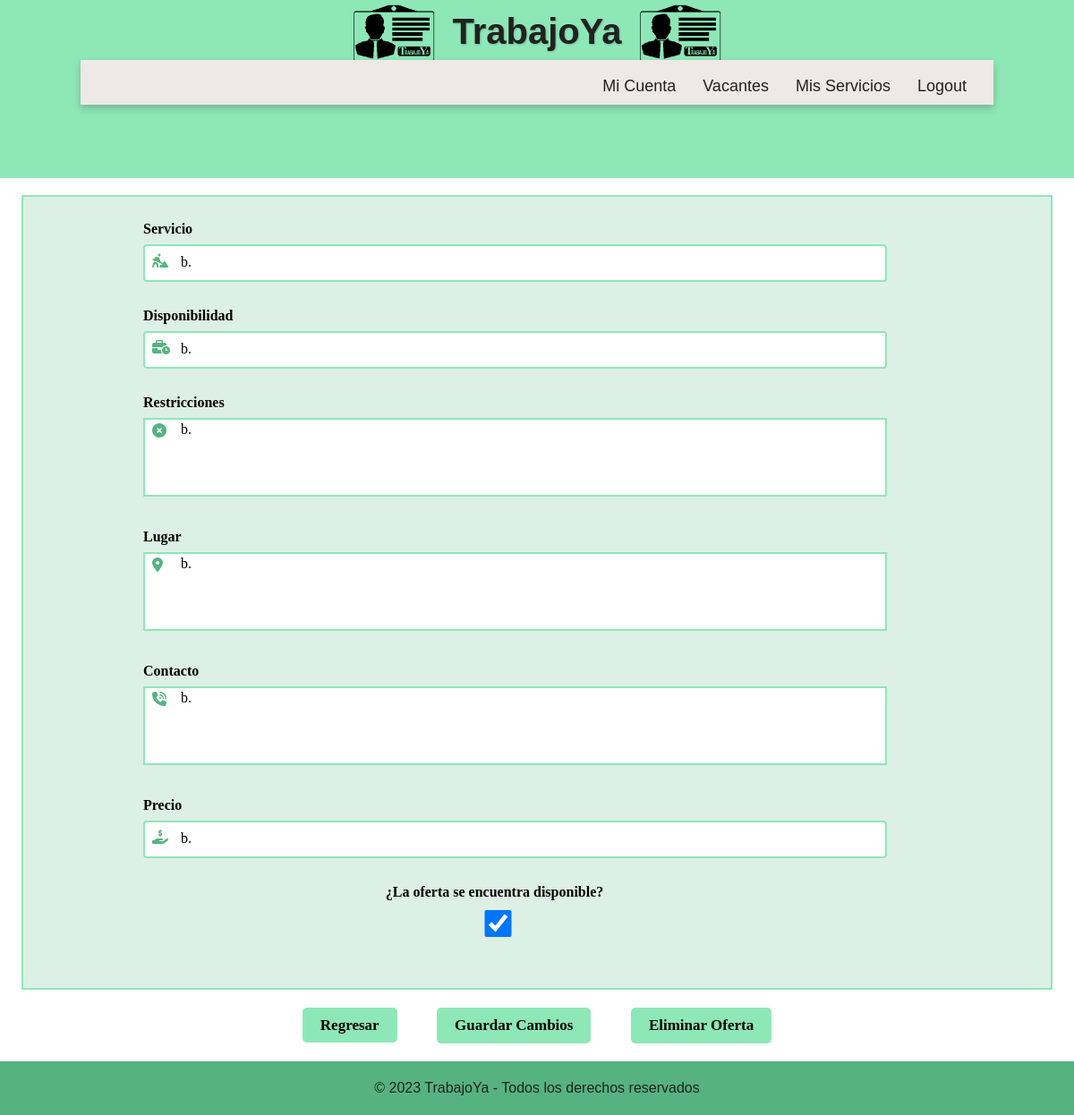
Screenshot of /trabajador/administrarOferta/3 with the database file from the repository.
### trabajador/models.py (models this page shows, shortened)
class ofertaServicio(models.Model):
    servicio = models.CharField(blank= False, max_length=200)
    disponibilidad = models.CharField(blank= False, max_length=200)
    restricciones = models.TextField(blank= False, max_length=500)
    lugar = models.TextField(blank= False, max_length=80)
    contacto = models.TextField(blank= False, max_length=30)
    precio = models.CharField(blank= False, max_length=30)
    trabajador = models.ForeignKey(Trabajador_, on_delete=models.CASCADE,null=True, blank=True)
    sigue = models.BooleanField(default=False)

### trabajador/views.py (the view)
# urls.py: path('administrarOferta/<int:ofertaID>', views.administrarOferta, name='administrarOferta'),
def administrarOferta(request, ofertaID):
    oferta = get_object_or_404(ofertaServicio, pk=ofertaID)
    if request.method == 'POST':
        formulario = FormularioOferta(request.POST, request.FILES, instance=oferta)
        if formulario.is_valid():
            formulario.save()
            return redirect('administrarOferta', ofertaID=oferta.id)
    else:
        formulario = FormularioOferta(instance=oferta)
    return render(request, 'administrarOferta.html', {'oferta': oferta, 'formulario': formulario})

### trabajador/forms.py
class FormularioOferta(forms.ModelForm):
    class Meta:
        model= ofertaServicio
        fields= ['servicio', 'disponibilidad', 'restricciones', 'lugar', 'contacto', 'precio', 'sigue']
        widgets = {
            'sigue': forms.CheckboxInput(attrs={'class': 'check-box'}),
        }

### trabajador/templates/administrarOferta.html (shortened to what this page needs)
<!DOCTYPE html>
{% extends 'baseTrabajador.html' %}
{% load static %}
        {% block additional_styles %}
        <link rel="stylesheet" href="{% static 'css\trabajador\administrarOferta.css' %}">
        {% endblock additional_styles %}
            {% block content %}
            <div class = "todo">
             <h2>Administrar Oferta</h2>
             <form method="post" enctype="multipart/form-data" class="formularioPersonalizado">
                    <div class="containerFormulario">
                        <div class="containerCampos">
                            <div class="campo">
                                <label for="{{ formulario.servicio.id_for_label }}" class="icono">
                                    <i class="fa-solid fa-person-digging"></i>
                                </label>
                                <label>Servicio</label>
                                {{formulario.servicio}}
                            </div>
                            <div class="campo">
                                <label for="{{ formulario.disponibilidad.id_for_label }}" class="icono">
                                    <i class="fa-solid fa-business-time"></i>
                                </label>
                                <label>Disponibilidad</label>
                                {{formulario.disponibilidad}}
                            </div>
                            <div class="campo">
                                <label for="{{ formulario.restricciones.id_for_label }}" class="icono">
                                    <i class="fa-solid fa-circle-xmark" style="transform: translateY(-30px);"></i>
                                </label>
                                <label>Restricciones</label>
                                {{ formulario.restricciones }}
                            </div>
                            <div class="campo">
                                <label for="{{ formulario.lugar.id_for_label }}" class="icono">
                                    <i class="fa-solid fa-location-dot" style="transform: translateY(-30px);"></i>
                                </label>
                                <label>Lugar</label>
                                {{ formulario.lugar }}
                            </div>
                            <div class="campo">
                                <label for="{{ formulario.contacto.id_for_label }}" class="icono">
                                    <i class="fa-solid fa-phone-volume" style="transform: translateY(-30px);"></i>
                                </label>
                                <label>Contacto</label>
                                {{ formulario.contacto }}
                            </div>
                            <div class="campo">
                                <label for="{{ formulario.precio.id_for_label }}" class="icono">
                                    <i class="fa-solid fa-hand-holding-dollar"></i>
                                </label>
                                <label>Precio</label>
                                {{ formulario.precio }}
                            </div>
                            <div class="campo">
                                <label style="text-align: center;">¿La oferta se encuentra disponible?</label>
                                {{ formulario.sigue }}
                            </div>
                        </div>
                    </div>
                    <div class="contenerdorBotones">
                        <a id="botonRegresar" href="{% url 'verOfertas' %}">Regresar</a>
                        <button type="submit">Guardar Cambios</button>
                        <button type="button" id="botonEliminar">Eliminar Oferta</button>
                    </div>
             </form>
            </div>
            {% endblock content %}

### static/css/trabajador/base.css (style rules this page uses)
html { font-family: "Poppins", sans-serif; line-height: 1.15; -webkit-text-size-adjust: 100%; -webkit-tap-highlight-color: rgba(0, 0, 0, 0); }
body { margin: 0; font-size: 1rem; line-height: 1.5; text-align: left; }

### static/css/trabajador/administrarOferta.css (style rules this page uses)
h2 { font-size: xx-large; color: #212121; text-align: center; font-weight: bold; }
.containerFormulario { margin-top: -5px; padding: 2%; background-color: rgba(86, 179, 129, 0.2); border: 2px solid #8ee7b7; width: 100%; max-width: 1100px; min-height: 200px; display: flex; flex-wrap: wrap; gap: 20px; justify-content: center; align-items: center; margin: 0 auto; align-content: center; }
.containerCampos { width: 80%; float: right; margin-right: 5%; margin: auto; }
.formularioPersonalizado { display: grid; grid-template-rows: auto auto 1fr; }
.campo { margin-bottom: 26px; position: relative; width: 100%; max-width: 785px; }
textarea { max-width: 1700px; width: 100%; max-height: 80px; resize: none; border: 2px solid #8ee7b7; font-size: 16px; font-family:"Candara"; padding-left: 40px; }
.campo label { display: block; font-size: medium; color: #000000; margin-bottom: 5px; font-family:"Candara"; font-weight: bold; }
.campo input { outline: none; font-size: medium; padding-bottom: 5px; font-family:"Candara"; border: 2px solid #8ee7b7; border-radius: 4px; height: 30px; padding-left: 40px; width: 100%; padding-top: 3px; }
.icono { position: absolute; left: 10px; top: 50%; font-size: 20px; color: #56b381; }
.fa-solid { color: #56b381; }
.contenerdorBotones { text-align: center; }
button { padding: 10px 20px; font-size: 17px; text-decoration: none; background-color: #8ee7b7; color: #000000; border: none; border-radius: 5px; cursor: pointer; margin: 20px; font-family:"Candara"; font-weight: bold; }
#botonRegresar { padding: 10px 20px; font-size: 17px; text-decoration: none; background-color: #8ee7b7;; color: #000000; border: none; border-radius: 5px; cursor: pointer; margin: 20px; font-family:"Candara"; font-weight: bold; }

### rows the page displays
ofertaServicio: servicio "b.", disponibilidad "b.", restricciones "b.", lugar "b.", contacto "b.", precio "b.", sigue "☑"
